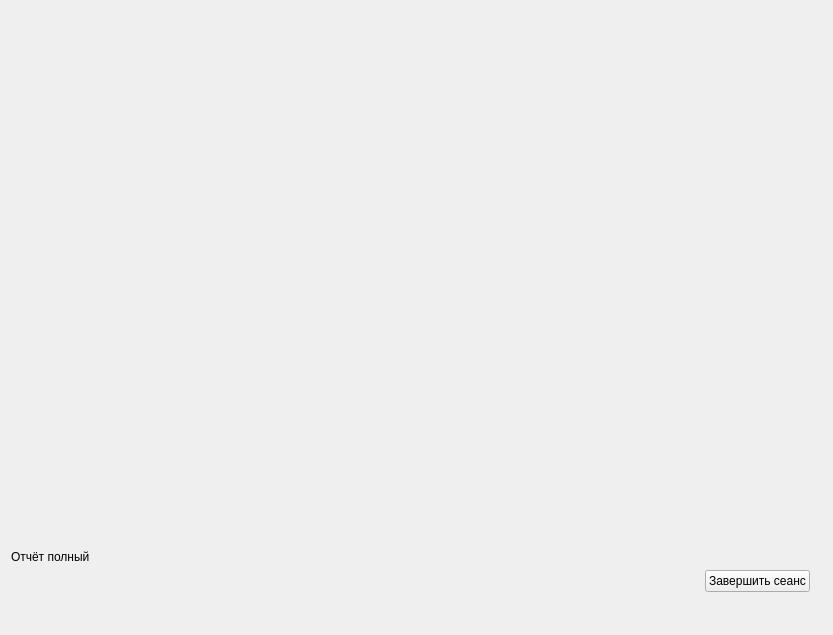
<?xml version="1.0" encoding="UTF-8"?>
<ui version="4.0">
 <class>ExerciseReportFullPage</class>
 <widget class="QWidget" name="ExerciseReportFullPage">
  <property name="geometry">
   <rect>
    <x>0</x>
    <y>0</y>
    <width>833</width>
    <height>635</height>
   </rect>
  </property>
  <property name="windowTitle">
   <string>Form</string>
  </property>
  <layout class="QVBoxLayout" name="verticalLayout">
   <item>
    <spacer name="verticalSpacer">
     <property name="orientation">
      <enum>Qt::Vertical</enum>
     </property>
     <property name="sizeHint" stdset="0">
      <size>
       <width>20</width>
       <height>523</height>
      </size>
     </property>
    </spacer>
   </item>
   <item>
    <widget class="QLabel" name="label">
     <property name="text">
      <string>Отчёт полный</string>
     </property>
    </widget>
   </item>
   <item>
    <layout class="QHBoxLayout" name="horizontalLayout">
     <item>
      <spacer name="horizontalSpacer_2">
       <property name="orientation">
        <enum>Qt::Horizontal</enum>
       </property>
       <property name="sizeType">
        <enum>QSizePolicy::Fixed</enum>
       </property>
       <property name="sizeHint" stdset="0">
        <size>
         <width>12</width>
         <height>20</height>
        </size>
       </property>
      </spacer>
     </item>
     <item>
      <spacer name="horizontalSpacer">
       <property name="orientation">
        <enum>Qt::Horizontal</enum>
       </property>
       <property name="sizeHint" stdset="0">
        <size>
         <width>40</width>
         <height>20</height>
        </size>
       </property>
      </spacer>
     </item>
     <item>
      <widget class="QPushButton" name="pushButton_end_session">
       <property name="text">
        <string>Завершить сеанс</string>
       </property>
      </widget>
     </item>
     <item>
      <spacer name="horizontalSpacer_3">
       <property name="orientation">
        <enum>Qt::Horizontal</enum>
       </property>
       <property name="sizeType">
        <enum>QSizePolicy::Fixed</enum>
       </property>
       <property name="sizeHint" stdset="0">
        <size>
         <width>12</width>
         <height>20</height>
        </size>
       </property>
      </spacer>
     </item>
    </layout>
   </item>
   <item>
    <spacer name="verticalSpacer_2">
     <property name="orientation">
      <enum>Qt::Vertical</enum>
     </property>
     <property name="sizeType">
      <enum>QSizePolicy::Fixed</enum>
     </property>
     <property name="sizeHint" stdset="0">
      <size>
       <width>20</width>
       <height>32</height>
      </size>
     </property>
    </spacer>
   </item>
  </layout>
 </widget>
 <resources/>
 <connections/>
</ui>
